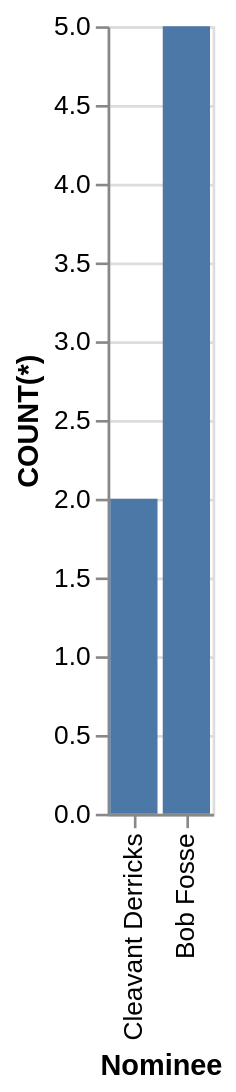

The specification (Vega-Lite) saved for this image:
### Vega-Lite specification from a JSON file in a GitHub repository (floating-point values rounded to 4 significant figures)
{"data": {"values": [{"x_data": "Cleavant Derricks", "y_data": 2}, {"x_data": "Bob Fosse", "y_data": 5}]}, "mark": "bar", "encoding": {"x": {"field": "x_data", "type": "nominal", "title": "Nominee", "sort": "descending"}, "y": {"field": "y_data", "type": "quantitative", "title": "COUNT(*)"}}}
